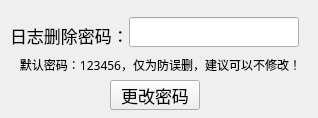
<?xml version="1.0" encoding="UTF-8"?>
<ui version="4.0">
 <class>del_pwd_set_Form</class>
 <widget class="QWidget" name="del_pwd_set_Form">
  <property name="geometry">
   <rect>
    <x>0</x>
    <y>0</y>
    <width>318</width>
    <height>118</height>
   </rect>
  </property>
  <property name="font">
   <font>
    <family>阿里巴巴普惠体 2.0 55 Regular</family>
    <pointsize>13</pointsize>
   </font>
  </property>
  <property name="windowTitle">
   <string>修改日志删除密码</string>
  </property>
  <widget class="QLabel" name="label">
   <property name="geometry">
    <rect>
     <x>10</x>
     <y>20</y>
     <width>121</width>
     <height>30</height>
    </rect>
   </property>
   <property name="text">
    <string>日志删除密码：</string>
   </property>
  </widget>
  <widget class="QLabel" name="changeop_redme_label">
   <property name="geometry">
    <rect>
     <x>10</x>
     <y>50</y>
     <width>301</width>
     <height>30</height>
    </rect>
   </property>
   <property name="font">
    <font>
     <family>阿里巴巴普惠体 2.0 45 Light</family>
     <pointsize>9</pointsize>
    </font>
   </property>
   <property name="text">
    <string>默认密码：123456，仅为防误删，建议可以不修改！</string>
   </property>
   <property name="alignment">
    <set>Qt::AlignCenter</set>
   </property>
   <property name="wordWrap">
    <bool>false</bool>
   </property>
  </widget>
  <widget class="QLineEdit" name="dellog_pwd_lineEdit">
   <property name="geometry">
    <rect>
     <x>129</x>
     <y>17</y>
     <width>170</width>
     <height>30</height>
    </rect>
   </property>
  </widget>
  <widget class="QPushButton" name="change_delpwd_Button">
   <property name="geometry">
    <rect>
     <x>110</x>
     <y>80</y>
     <width>90</width>
     <height>30</height>
    </rect>
   </property>
   <property name="text">
    <string>更改密码</string>
   </property>
  </widget>
 </widget>
 <resources/>
 <connections/>
</ui>
